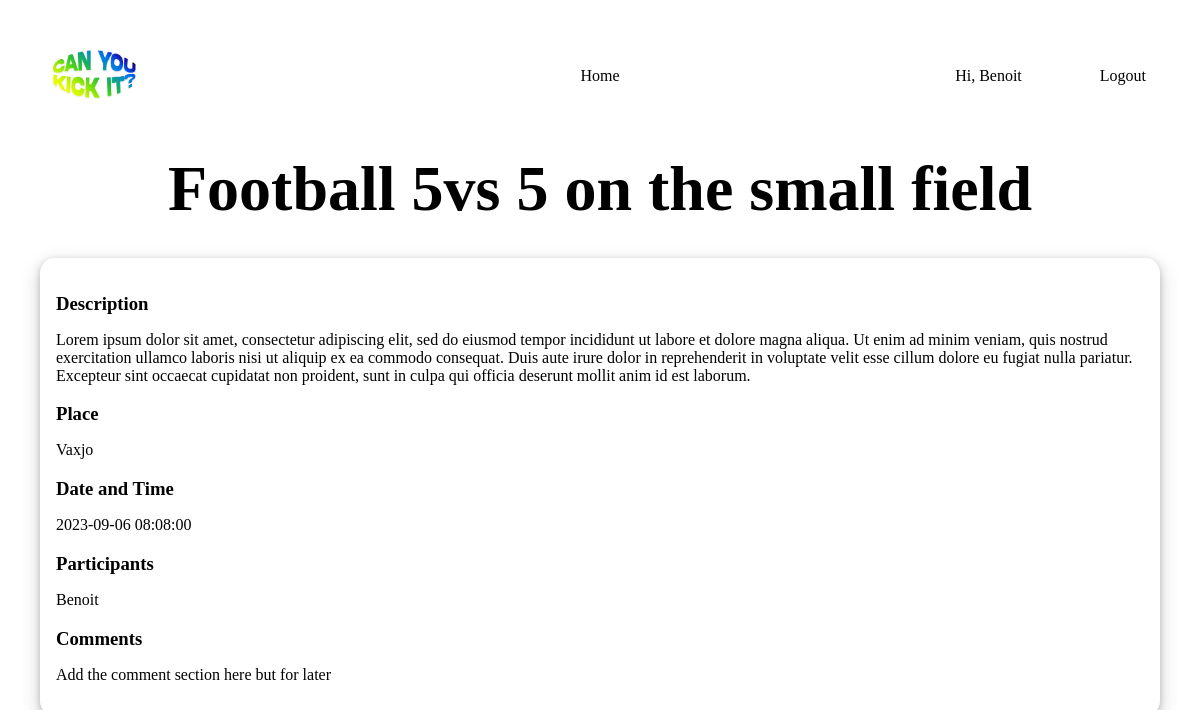
The app's page /event/3 (signed in) with its own data.
### website/models.py (models this page shows)
class User(db.Model, UserMixin):
    id = db.Column(db.Integer, primary_key=True)
    email = db.Column(db.String(150), unique=True)
    password = db.Column(db.String(150))
    first_name = db.Column(db.String(150))
    notes = db.relationship('Note')
    events = db.relationship('Events', secondary=user_events, back_populates='participants')

class Events(db.Model):
    id = db.Column(db.Integer, primary_key=True)
    name = db.Column(db.String(150), nullable=False)
    description = db.Column(db.String(1000), nullable=True)
    organizer_id = db.Column(db.Integer, db.ForeignKey('user.id'))  # Corrected column name
    date = db.Column(db.DateTime, nullable=False)
    place = db.Column(db.String(150), nullable=False)
    participants = db.relationship('User', secondary=user_events, back_populates='events')

### website/views.py (the view)
@views.route("/event/<int:event_id>", methods=['GET', 'POST'])
@login_required
def show_event(event_id):
    event = Events.query.get(event_id)
    participants = event.participants
    participant_names = [participant.first_name for participant in participants]
    return render_template("event.html", user=current_user, event=event, participants=participant_names)

### website/__init__.py (called while the page is built)
def create_app():
    app = Flask(__name__)
    app.config['SECRET_KEY'] = 'hjshjhdjah kjshkjdhjs'
    app.config['SQLALCHEMY_DATABASE_URI'] = f'sqlite:///{DB_NAME}'
    db.init_app(app)
    from .views import views
    from .auth import auth
    app.register_blueprint(views, url_prefix='/')
    app.register_blueprint(auth, url_prefix='/')
    from .models import User, Note, Events
    with app.app_context():
        db.create_all()
    login_manager = LoginManager()
    login_manager.login_view = 'auth.login'
    login_manager.init_app(app)
    @login_manager.user_loader
    def load_user(id):
        return User.query.get(int(id))
    return app

### website/templates/event.html
{% extends "base.html" %} {% block title %}Home{% endblock %} {% block content
    %}
    <h1 align="center">{{event.name}}</h1>
    <div class="event-page-box">
    <h3>Description</h3>
    <p>{{event.description}}</p>
    <h3>Place</h3>
    <p>{{event.place}}</p>
    <h3>Date and Time</h3>
    <p>{{event.date}}</p>
    <h3>Participants</h3>
    {% for participant in participants%}
    <p>{{participants[0]}}</p>
    {% endfor %}
    <h3>Comments</h3>
    <p>Add the comment section here but for later</p>
    </div>
    {% endblock %}

### website/templates/base.html (shortened to what this page needs)
<!DOCTYPE html>
<html>
  <head>
    <link rel="stylesheet" type="text/css" href="/static/style_custom.css" />
  </head>
  <body>
    <nav class="navbar">
      <div class="navbar-left">
          <img class="logo" src="static/logo2.png" alt="Logo">
      </div>
      <div class="navbar-center">
          <div class="menu-center">
              <a class="choice" id="home" href="/">Home</a>
          </div>
      </div>
      <div class="navbar-right">
          <div class="menu-right">
              {% if user.is_authenticated %}
              <a class="hi-class">Hi, {{user.first_name}} </a>
              <a class="choice" id="logout" href="/logout">Logout</a>
              {% else %}
              <a class="choice" id="login" href="/login">Login</a>
              <a class="choice" id="signUp" href="/sign-up">Sign Up</a>
              {% endif %}
          </div>
      </div>
  </nav>
    <div class="container">{% block content %} {% endblock %}</div>
  </body>
</html>

### website/static/style_custom.css (style rules this page uses)
.navbar { display: flex; justify-content: space-between; align-items: center; color: black; padding: 10px 20px; margin: 1em; }
.navbar-left { flex: 1; display: flex; align-items: center; }
.navbar-center { display: flex; align-items: center; }
.navbar-right { flex: 1; text-align: right; }
.menu-center, .menu-right { display: inline-block; }
.choice { margin: 10px; color: black; text-decoration: none; }
.navbar-left img { max-height: 100px; }
.hi-class { padding-right: 64px; }
h1 { font-size: 64px; margin: 0px; }
h3 { margin-bottom: 0px; }
.event-page-box { margin: 2em; padding: 1em; box-shadow: 0 2px 6px 0 rgba(0, 0, 0, 0.2), 0 6px 20px 0 rgba(0, 0, 0, 0.19); border-radius: 15px; }

### records on screen
User: first_name "Benoit"
Events: name "Football 5vs 5 on the small field", description "Lorem ipsum dolor sit amet, consectetur adipiscing elit, sed do eiusmod tempor incididunt ut labore et dolore magna aliqua. Ut enim ad minim veniam, quis nostrud exercitation ullamco laboris nisi ut aliquip ex ea commodo consequat. Duis aute irure dolor in reprehenderit in voluptate velit esse cillum dolore eu fugiat nulla pariatur. Excepteur sint occaecat cupidatat non proident, sunt in culpa qui officia deserunt mollit anim id est laborum.", place "Vaxjo", date "2023-09-06 08:08:00"
